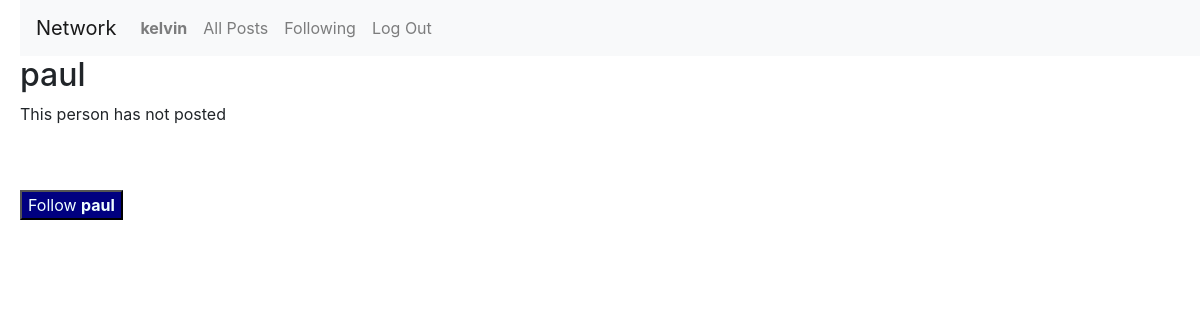
The app's page /profile/paul (signed in), older data.
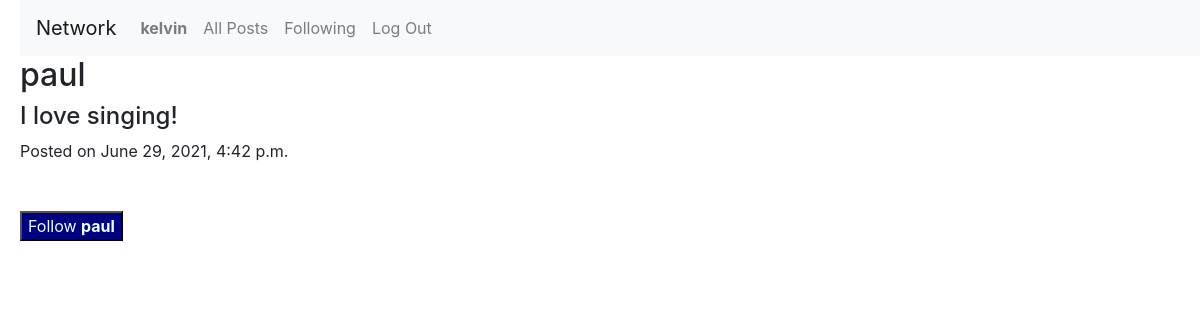
The same page, newer data.
### network/models.py (models this page shows)
class Post(models.Model):
    poster = models.ForeignKey(User, on_delete=models.SET_NULL, null=True)
    post = models.TextField()
    date = models.DateTimeField(auto_now_add=True)

### network/views.py (the view, shortened to what this page needs)
# urls.py: path("profile/<str:username>", views.profile, name="profile"),
def profile(request, username):
    try:
        User.objects.get(username=username)
    except ObjectDoesNotExist:
        return HttpResponse("User does not exist")
    userprofile = User.objects.get(username=username)
    followinglist = Follow.objects.filter(follower=request.user).values_list('following', flat=True)
    if request.user.is_authenticated:
        return render(request, "network/profile.html", {
            "userprofile": userprofile,
            "user_posts": Post.objects.filter(poster=userprofile),
            "follows": Follow.objects.filter(follower=request.user),
            "followinglist": followinglist
        })
    else:
        return render(request, "network/profile.html", {
            "userprofile": userprofile,
            "user_posts": Post.objects.filter(poster=userprofile),
            "follows": None
        })

### network/templates/network/profile.html (shortened to what this page needs)
{% extends "network/layout.html" %}
{% block body %}
<h2>{{ userprofile.username }}</h2>
{% for post in user_posts %}
<div class="user_post">
    <h4>{{ post.post }}</h4>
    Posted on {{ post.date }}
</div>
{% empty %}
<p>This person has not posted</p>
{% endfor %}
<br>
<br>
{% if user.is_authenticated %}
    {% if request.user != userprofile %}
        <form method="POST" action="{% url 'profile' user.username%}">
            {% if userprofile.id in followinglist %}
                <button type="submit">Unfollow <strong>{{ userprofile.username }}</strong></button>
            {% else %}
                <button type="submit">Follow <strong>{{ userprofile.username }}</strong></button>
            {% endif %}
        </form>
    {% endif %}
{% else %}
    <div>Please login to see more.</div>
{% endif %}
{% endblock %}

Row changes from the older to the newer data that the page shows:
added Post: post "I love singing!", date "June 29, 2021, 4:42 p.m."
Text that changed along with them:
text no longer shown: "This person has not posted"
